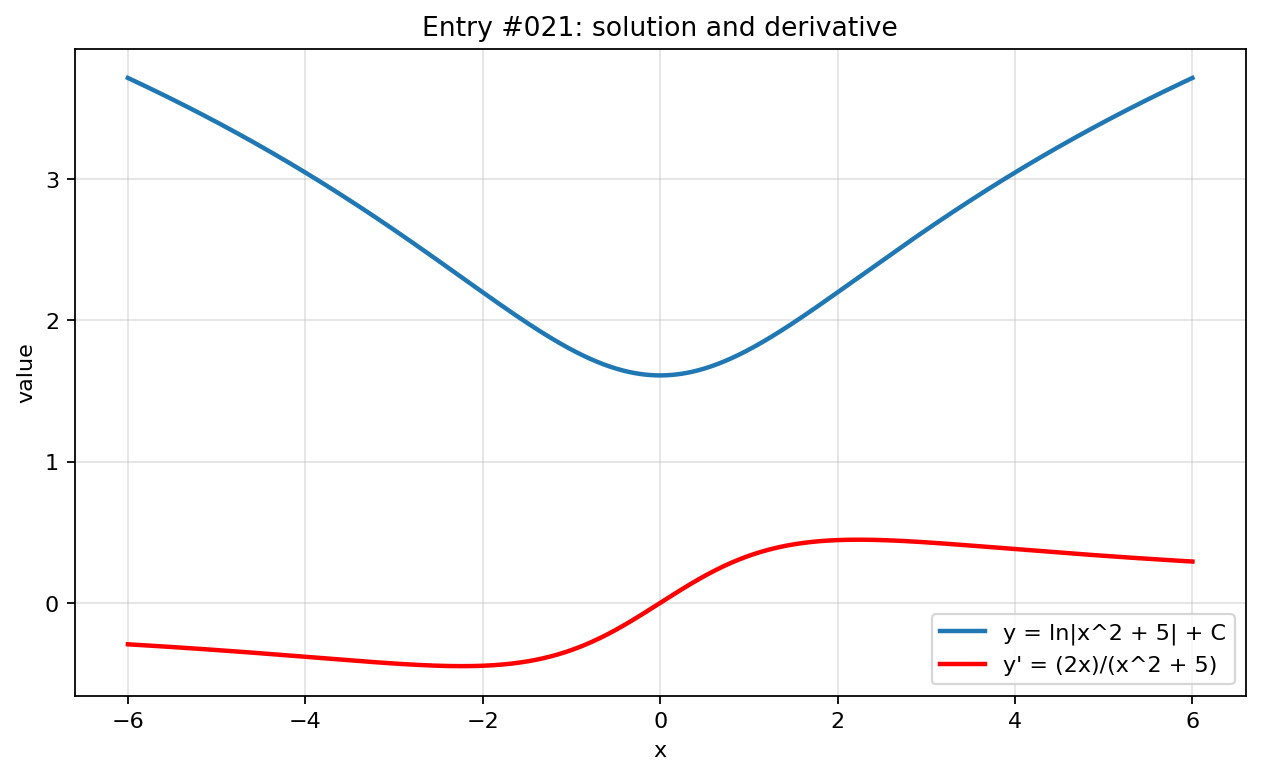

Generate this figure with Python:
import numpy as np
import matplotlib.pyplot as plt

x = np.linspace(-6, 6, 800)

with np.errstate(divide="ignore", invalid="ignore", over="ignore"):
    y = np.log(np.abs(x**2 + 5))
    y_prime = (2*x)/(x**2 + 5)

plt.figure(figsize=(8, 5))
plt.plot(x, y, label="y = ln|x^2 + 5| + C", linewidth=2)
plt.plot(x, y_prime, label="y' = (2x)/(x^2 + 5)", linewidth=2, color="red")
plt.title("Entry #021: solution and derivative")
plt.xlabel("x")
plt.ylabel("value")
plt.grid(True, alpha=0.35)
plt.legend()
plt.tight_layout()
plt.show()
